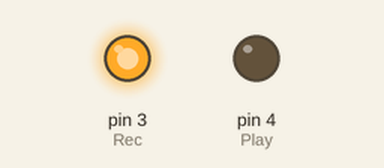
A sketch run on a simulated Arduino Uno, built with avr-gcc and run on an emulated ATmega328P. Shown: output pins drawn as LEDs (lit = HIGH).

Above: at 5.0 s.
At 10.02 s:
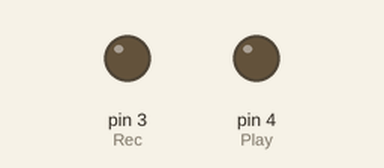
At 15.0 s:
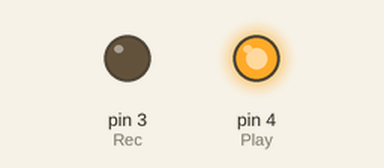
Timing chart, 0 to 26.1 s (numbered marks = the images above):
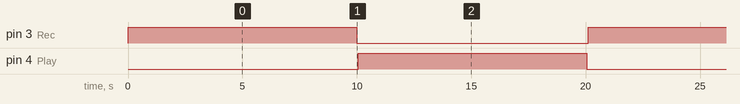

Measured:
- by itself, pin 3 (Rec), pin 4 (Play): alternates HIGH for 10.0 s and LOW for 10.1 s
- by itself, everything shown: repeats every 20.1 s, in 4 steps

The sketch:

ISD1820_Test1.ino
```cpp
/*
  接线说明：
  VCC------5V
  GND------GND
  REC------3
  PLAYL----4

  程序功能：录音10秒，播放10秒
*/

int Rec = 3;//定义录音接脚为D3
int Play = 4;//定义播放接脚为D4

void setup() {
  pinMode(Rec, OUTPUT);//设置为输出
  pinMode(Play, OUTPUT);
}

void loop() {
  digitalWrite(Rec, HIGH);//打开录音，延时10秒
  delay(10000);
  digitalWrite(Rec, LOW);
  delay(50);
  digitalWrite(Play, HIGH);//播放录音10秒
  delay(10000);
  digitalWrite(Play, LOW);
  delay(50);
}
```
